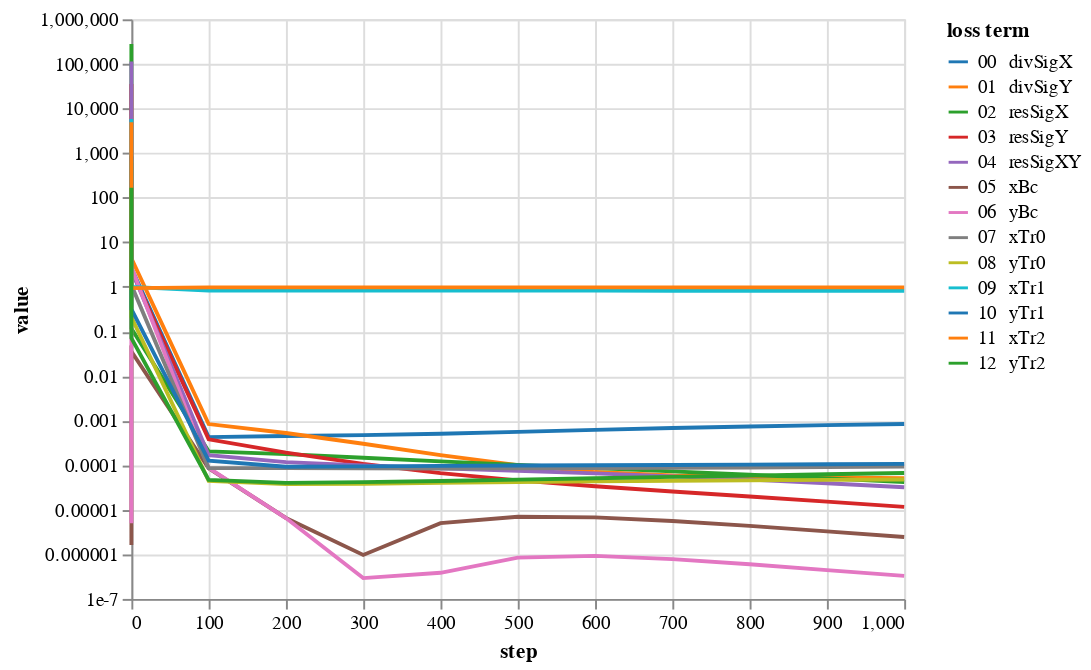

The code cell stored with this chart in its notebook:
### Code cell
bcNames = ['xBc','yBc','xTr0','yTr0','xTr1','yTr1','xTr2','yTr2']
# lines = alt.Chart(pd.DataFrame({'step':[1000,3000,4000]})).mark_rule(color='gray').encode(x='step:Q')
lossPlot(losshistory, bcNames)

### Figure 1 — Vega-Lite specification as saved in the notebook (floating-point values rounded to 4 significant figures)
{"config": {"view": {"continuousWidth": 400, "continuousHeight": 300}}, "data": {"name": "data-a7b6428f13312936ff098975eae93641"}, "mark": "line", "encoding": {"color": {"type": "nominal", "field": "loss term", "scale": {"scheme": "category10"}, "sort": ["00  divSigX", "01  divSigY", "02  resSigX", "03  resSigY", "04  resSigXY", "05  xBc", "06  yBc", "07  xTr0", "08  yTr0", "09  xTr1", "10  yTr1", "11  xTr2", "12  yTr2"]}, "tooltip": [{"type": "nominal", "field": "loss term"}, {"type": "quantitative", "field": "value"}, {"type": "quantitative", "field": "step"}], "x": {"type": "quantitative", "field": "step"}, "y": {"type": "quantitative", "field": "value", "scale": {"type": "log"}}}, "transform": [{"fold": ["00  divSigX", "01  divSigY", "02  resSigX", "03  resSigY", "04  resSigXY", "05  xBc", "06  yBc", "07  xTr0", "08  yTr0", "09  xTr1", "10  yTr1", "11  xTr2", "12  yTr2"], "as": ["loss term", "value"]}], "$schema": "https://vega.github.io/schema/vega-lite/v4.8.1.json", "datasets": {"data-a7b6428f13312936ff098975eae93641": [{"00  divSigX": 592.3, "01  divSigY": 417.3, "02  resSigX": 278200.0, "03  resSigY": 35470.0, "04  resSigXY": 112900.0, "05  xBc": 1.61e-06, "06  yBc": 4.954e-06, "07  xTr0": 478.4, "08  yTr0": 654.0, "09  xTr1": 5803.0, "10  yTr1": 853.6, "11  xTr2": 4903.0, "12  yTr2": 165.9, "step": 0}, {"00  divSigX": 2.652, "01  divSigY": 4.334, "02  resSigX": 0.1168, "03  resSigY": 2.327, "04  resSigXY": 2.397, "05  xBc": 0.03557, "06  yBc": 2.801, "07  xTr0": 1.098, "08  yTr0": 0.2089, "09  xTr1": 0.9973, "10  yTr1": 0.3157, "11  xTr2": 0.9334, "12  yTr2": 0.07076, "step": 0}, {"00  divSigX": 0.0004258, "01  divSigY": 0.000835, "02  resSigX": 0.0002037, "03  resSigY": 0.0003788, "04  resSigXY": 0.0001672, "05  xBc": 8.509e-05, "06  yBc": 8.683e-05, "07  xTr0": 8.625e-05, "08  yTr0": 4.456e-05, "09  xTr1": 0.8198, "10  yTr1": 0.0001257, "11  xTr2": 0.9705, "12  yTr2": 4.667e-05, "step": 100}, {"00  divSigX": 0.0004503, "01  divSigY": 0.0005262, "02  resSigX": 0.0001772, "03  resSigY": 0.0001904, "04  resSigXY": 0.000117, "05  xBc": 6.534e-06, "06  yBc": 6.508e-06, "07  xTr0": 8.605e-05, "08  yTr0": 3.754e-05, "09  xTr1": 0.8197, "10  yTr1": 9.209e-05, "11  xTr2": 0.9703, "12  yTr2": 4.007e-05, "step": 200}, {"00  divSigX": 0.0004711, "01  divSigY": 0.0003022, "02  resSigX": 0.0001469, "03  resSigY": 0.0001072, "04  resSigXY": 9.814e-05, "05  xBc": 9.687e-07, "06  yBc": 2.927e-07, "07  xTr0": 8.472e-05, "08  yTr0": 3.825e-05, "09  xTr1": 0.8195, "10  yTr1": 9.404e-05, "11  xTr2": 0.9703, "12  yTr2": 4.164e-05, "step": 300}, {"00  divSigX": 0.0005073, "01  divSigY": 0.0001679, "02  resSigX": 0.0001213, "03  resSigY": 6.645e-05, "04  resSigXY": 8.546e-05, "05  xBc": 5.009e-06, "06  yBc": 3.855e-07, "07  xTr0": 8.423e-05, "08  yTr0": 3.994e-05, "09  xTr1": 0.8194, "10  yTr1": 9.627e-05, "11  xTr2": 0.9702, "12  yTr2": 4.422e-05, "step": 400}, {"00  divSigX": 0.0005594, "01  divSigY": 9.981e-05, "02  resSigX": 0.0001016, "03  resSigY": 4.565e-05, "04  resSigXY": 7.506e-05, "05  xBc": 6.952e-06, "06  yBc": 8.451e-07, "07  xTr0": 8.463e-05, "08  yTr0": 4.179e-05, "09  xTr1": 0.8192, "10  yTr1": 9.802e-05, "11  xTr2": 0.9701, "12  yTr2": 4.739e-05, "step": 500}, {"00  divSigX": 0.0006201, "01  divSigY": 7.008e-05, "02  resSigX": 8.582e-05, "03  resSigY": 3.368e-05, "04  resSigXY": 6.546e-05, "05  xBc": 6.727e-06, "06  yBc": 9.207e-07, "07  xTr0": 8.568e-05, "08  yTr0": 4.338e-05, "09  xTr1": 0.8191, "10  yTr1": 9.946e-05, "11  xTr2": 0.97, "12  yTr2": 5.087e-05, "step": 600}, {"00  divSigX": 0.0006812, "01  divSigY": 5.894e-05, "02  resSigX": 7.254e-05, "03  resSigY": 2.572e-05, "04  resSigXY": 5.624e-05, "05  xBc": 5.595e-06, "06  yBc": 7.805e-07, "07  xTr0": 8.714e-05, "08  yTr0": 4.464e-05, "09  xTr1": 0.819, "10  yTr1": 0.0001009, "11  xTr2": 0.97, "12  yTr2": 5.452e-05, "step": 700}, {"00  divSigX": 0.0007382, "01  divSigY": 5.51e-05, "02  resSigX": 6.096e-05, "03  resSigY": 1.985e-05, "04  resSigXY": 4.744e-05, "05  xBc": 4.346e-06, "06  yBc": 5.982e-07, "07  xTr0": 8.89e-05, "08  yTr0": 4.567e-05, "09  xTr1": 0.8189, "10  yTr1": 0.0001026, "11  xTr2": 0.9699, "12  yTr2": 5.835e-05, "step": 800}, {"00  divSigX": 0.0007895, "01  divSigY": 5.311e-05, "02  resSigX": 5.073e-05, "03  resSigY": 1.526e-05, "04  resSigXY": 3.928e-05, "05  xBc": 3.279e-06, "06  yBc": 4.437e-07, "07  xTr0": 9.097e-05, "08  yTr0": 4.662e-05, "09  xTr1": 0.8188, "10  yTr1": 0.0001047, "11  xTr2": 0.9698, "12  yTr2": 6.238e-05, "step": 900}, {"00  divSigX": 0.0008358, "01  divSigY": 5.097e-05, "02  resSigX": 4.176e-05, "03  resSigY": 1.156e-05, "04  resSigXY": 3.199e-05, "05  xBc": 2.442e-06, "06  yBc": 3.277e-07, "07  xTr0": 9.343e-05, "08  yTr0": 4.767e-05, "09  xTr1": 0.8188, "10  yTr1": 0.0001072, "11  xTr2": 0.9698, "12  yTr2": 6.667e-05, "step": 1000}]}}
